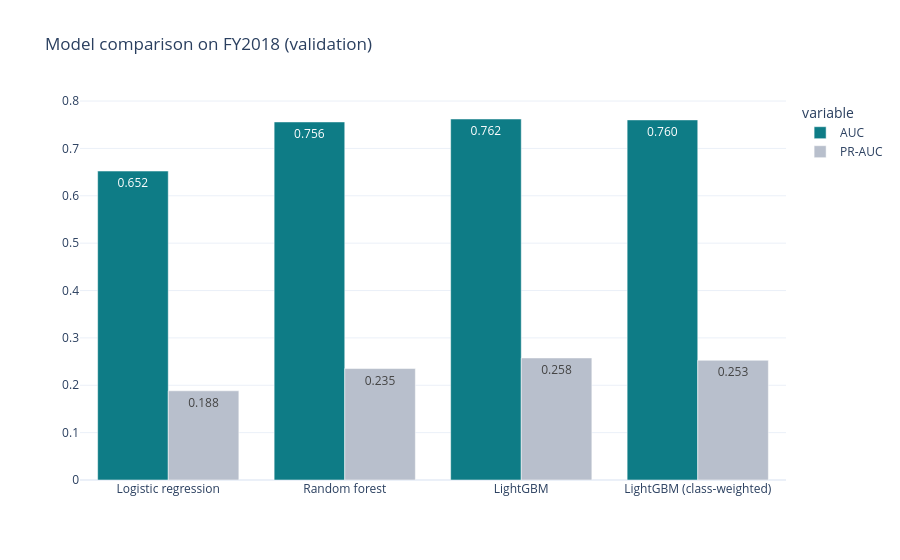

The notebook cell this image was saved under:
### Markdown cell above
## 1. Compare four models on FY2018
*Why:* logistic regression is the simple, explainable benchmark; a random forest is a robust middle option; gradient boosting (LightGBM) is usually strongest on tabular data. A class-weighted LightGBM answers the imbalance question.

### Code cell
res = {}
lr = make_pipeline(StandardScaler(), LogisticRegression(C=0.5, max_iter=2000, class_weight="balanced")).fit(tr[FEATS], ytr)
res["Logistic regression"] = metrics(yva, lr.predict_proba(va[FEATS])[:, 1])

rf = RandomForestClassifier(n_estimators=200, max_depth=14, min_samples_leaf=50, max_features="sqrt",
                            class_weight="balanced_subsample", n_jobs=-1, random_state=42).fit(tr[FEATS], ytr)
res["Random forest"] = metrics(yva, rf.predict_proba(va[FEATS])[:, 1])

gb = lgbm().fit(tr[FEATS], ytr)
res["LightGBM"] = metrics(yva, gb.predict_proba(va[FEATS])[:, 1])

pos_w = (1 - ytr.mean()) / ytr.mean()
gbw = lgbm(scale_pos_weight=pos_w).fit(tr[FEATS], ytr)
res["LightGBM (class-weighted)"] = metrics(yva, gbw.predict_proba(va[FEATS])[:, 1])

cmp = pd.DataFrame(res).T
display(cmp.round(4))
px.bar(cmp[["AUC", "PR-AUC"]].reset_index().melt("index"), x="index", y="value", color="variable", barmode="group",
       text_auto=".3f", color_discrete_sequence=[TEAL, GREY], template="plotly_white",
       title="Model comparison on FY2018 (validation)", labels={"index": "", "value": ""}).show()

### Figure 1 — Plotly figure (JSON) as saved in the notebook; plotly's stock layout.template omitted (floating-point values rounded to 4 significant figures)
{"data": [{"alignmentgroup": "True", "hovertemplate": "variable=AUC<br>=%{y}<extra></extra>", "legendgroup": "AUC", "marker": {"color": "#0E7C86", "pattern": {"shape": ""}}, "name": "AUC", "offsetgroup": "AUC", "orientation": "v", "showlegend": true, "textposition": "auto", "texttemplate": "%{y:.3f}", "type": "bar", "x": ["Logistic regression", "Random forest", "LightGBM", "LightGBM (class-weighted)"], "xaxis": "x", "y": [0.6522, 0.7559, 0.7621, 0.7602], "yaxis": "y"}, {"alignmentgroup": "True", "hovertemplate": "variable=PR-AUC<br>=%{y}<extra></extra>", "legendgroup": "PR-AUC", "marker": {"color": "#B8BFCC", "pattern": {"shape": ""}}, "name": "PR-AUC", "offsetgroup": "PR-AUC", "orientation": "v", "showlegend": true, "textposition": "auto", "texttemplate": "%{y:.3f}", "type": "bar", "x": ["Logistic regression", "Random forest", "LightGBM", "LightGBM (class-weighted)"], "xaxis": "x", "y": [0.1883, 0.2354, 0.2577, 0.2527], "yaxis": "y"}], "layout": {"barmode": "group", "legend": {"title": {"text": "variable"}, "tracegroupgap": 0}, "title": {"text": "Model comparison on FY2018 (validation)"}, "xaxis": {"anchor": "y", "domain": [0, 1], "title": {"text": ""}}, "yaxis": {"anchor": "x", "domain": [0, 1], "title": {"text": ""}}}}
